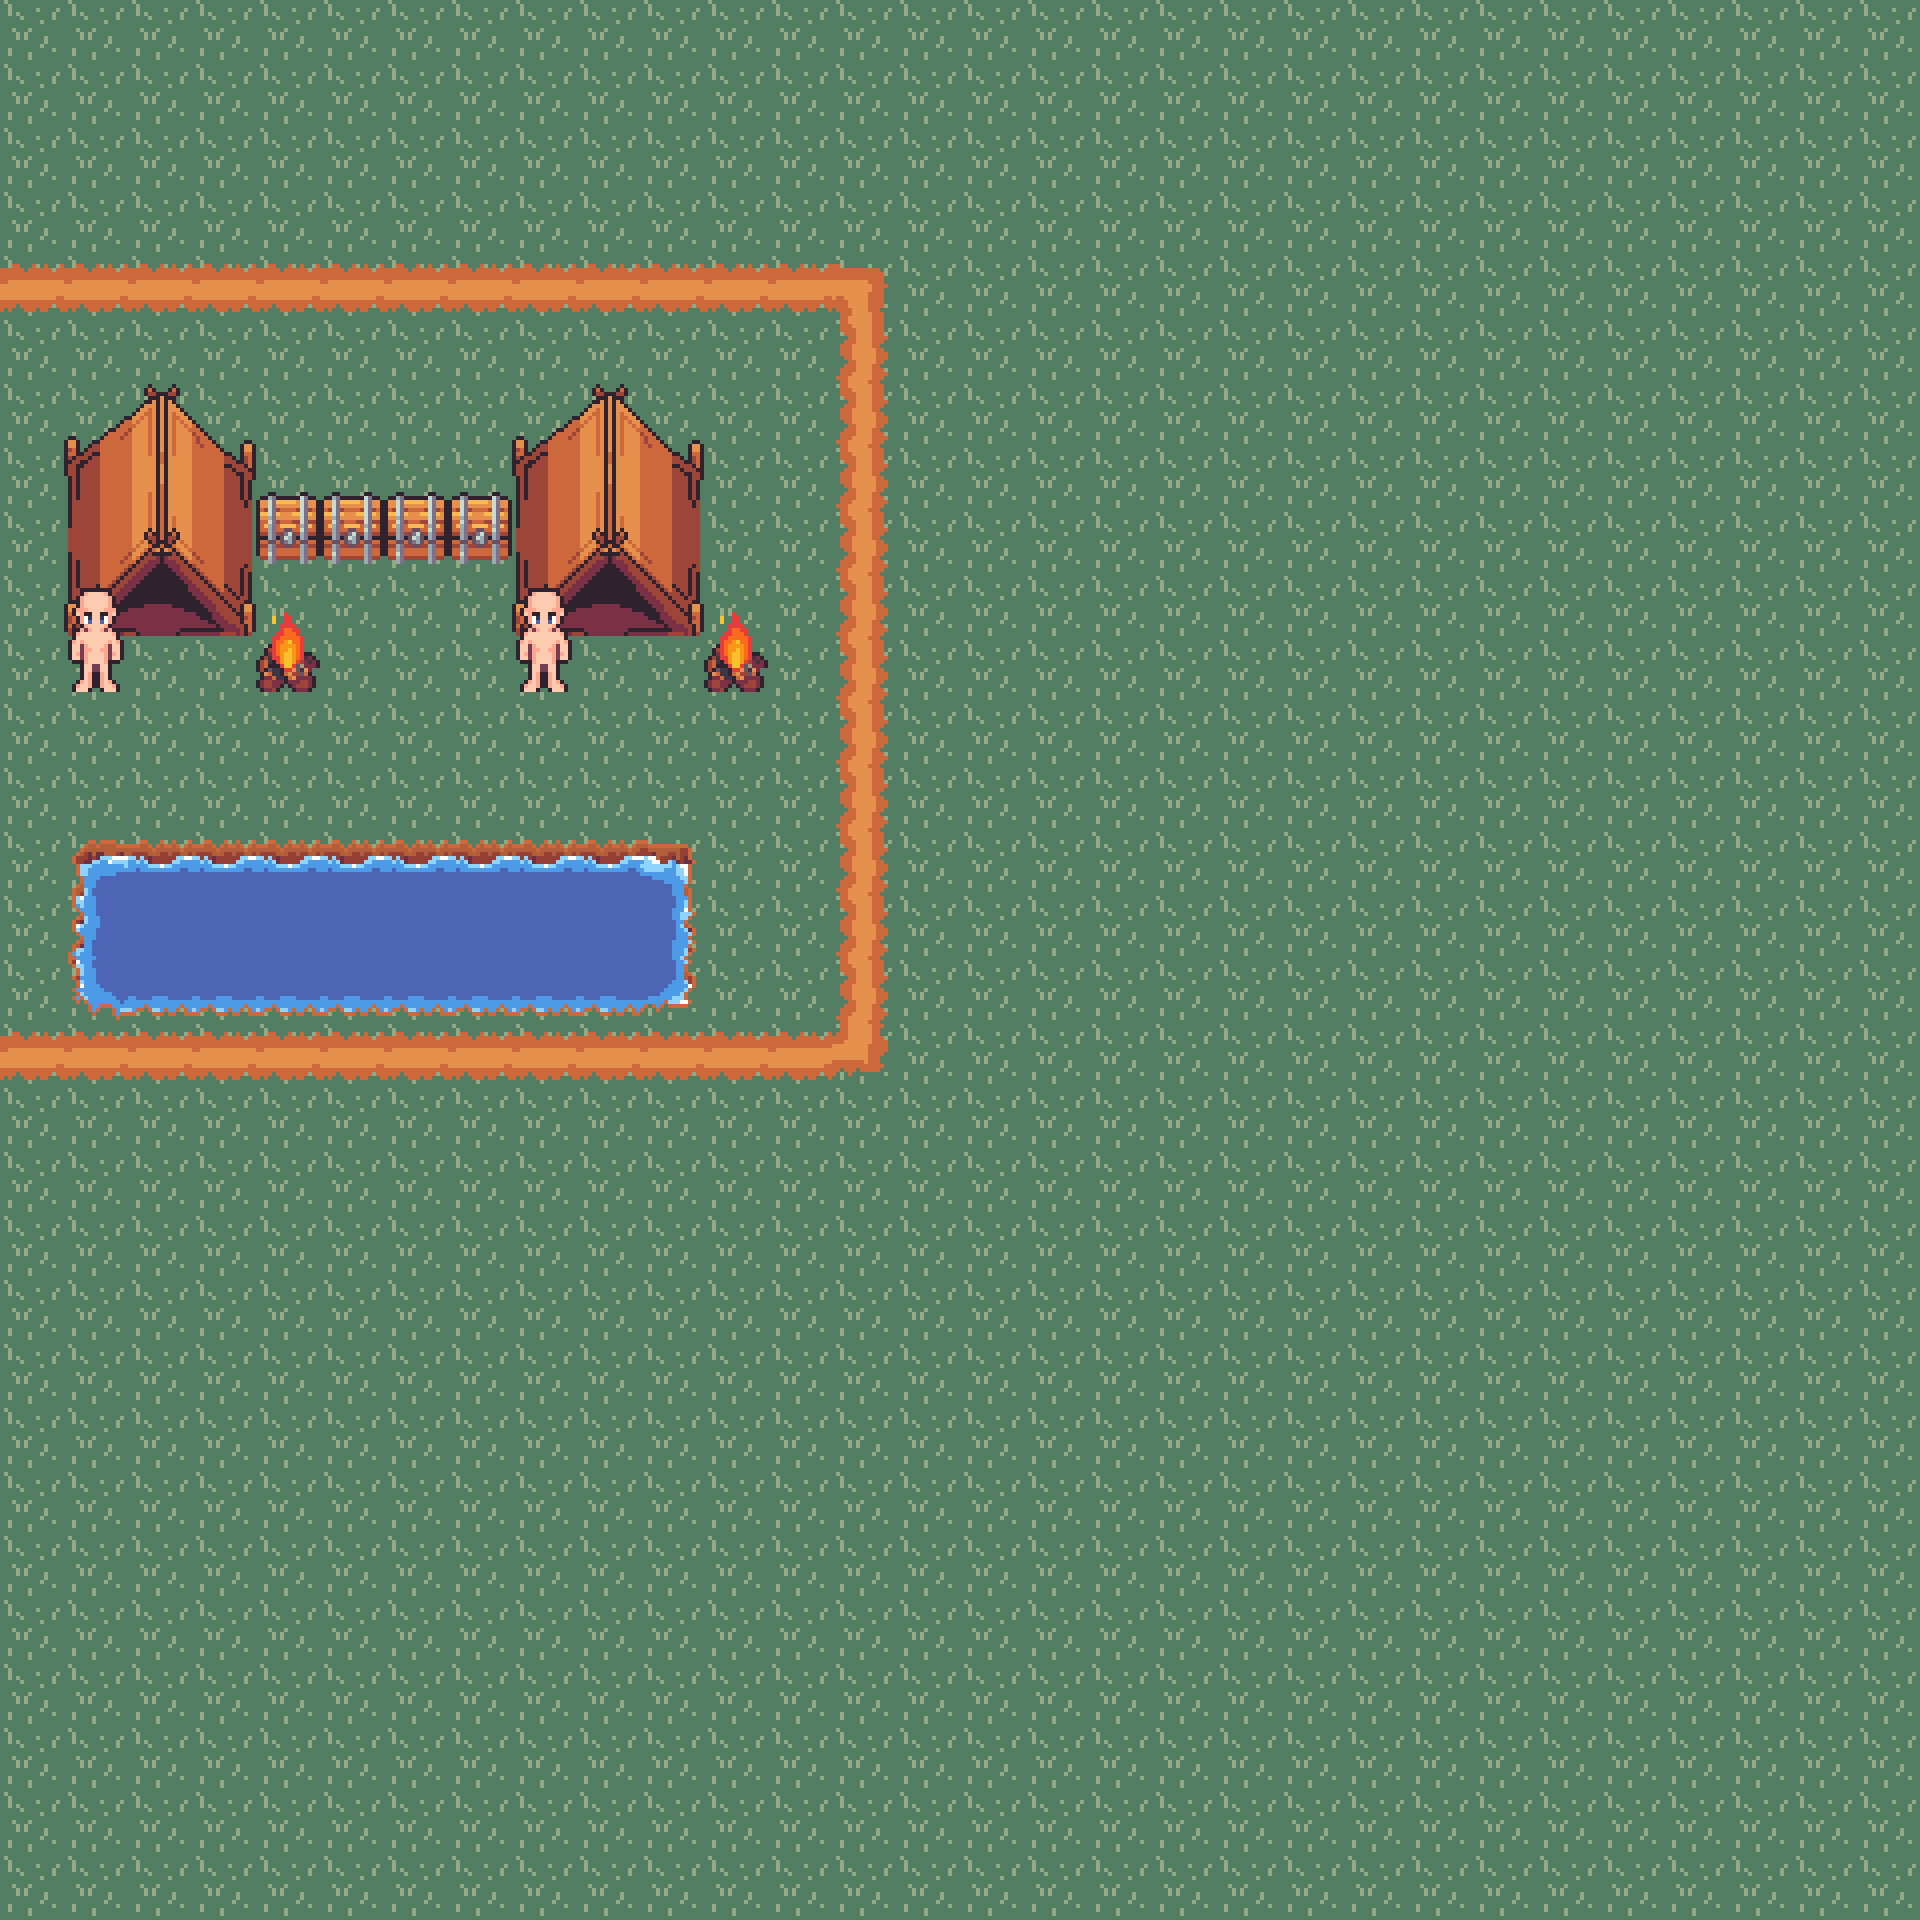

This is a level from a 2D game, rendered from its Tiled map with the project's own tilesets. A one-line summary and the map file follow, with tile-layer data summarised:
An orthogonal 30x30 tile map with 64x64 px tiles, 5 tile layers (Ground, Road, Props, Man, ...).

<map version="1.10" tiledversion="1.10.2" orientation="orthogonal" renderorder="right-down" width="30" height="30" tilewidth="64" tileheight="64" infinite="0" nextlayerid="6" nextobjectid="1">
 <editorsettings>
  <export target="../../test/maps/map.lua" format="lua" />
 </editorsettings>
 <tileset firstgid="1" name="64x64" tilewidth="64" tileheight="64" tilecount="390" columns="26">
  <image source="64x64.png" width="1664" height="960" />
 </tileset>
 <layer id="1" name="Ground" width="30" height="30">
  <data>[900 cells, 900 non-empty, 1 distinct tile ids]</data>
 </layer>
 <layer id="2" name="Road" width="30" height="30">
  <data>[900 cells, 69 non-empty, 13 distinct tile ids]</data>
 </layer>
 <layer id="4" name="Props" width="30" height="30">
  <data>[900 cells, 36 non-empty, 16 distinct tile ids]</data>
 </layer>
 <layer id="5" name="Man" width="30" height="30">
  <data>[900 cells, 4 non-empty, 2 distinct tile ids]</data>
 </layer>
 <layer id="3" name="CornersRoad" width="30" height="30">
  <data>[900 cells, 0 non-empty, 0 distinct tile ids]</data>
 </layer>
</map>
